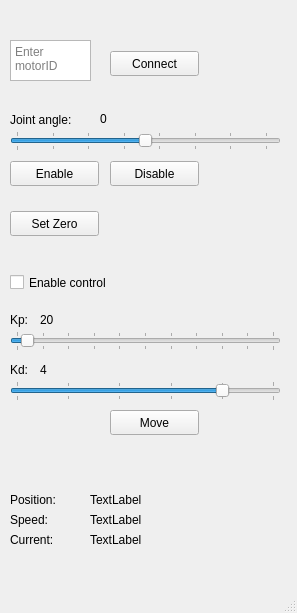
<?xml version="1.0" encoding="UTF-8"?>
<ui version="4.0">
 <class>MainWindow</class>
 <widget class="QMainWindow" name="MainWindow">
  <property name="geometry">
   <rect>
    <x>0</x>
    <y>0</y>
    <width>297</width>
    <height>613</height>
   </rect>
  </property>
  <property name="windowTitle">
   <string>MainWindow</string>
  </property>
  <widget class="QWidget" name="centralwidget">
   <widget class="QSlider" name="sliderj1">
    <property name="geometry">
     <rect>
      <x>10</x>
      <y>131</y>
      <width>271</width>
      <height>20</height>
     </rect>
    </property>
    <property name="minimum">
     <number>-180</number>
    </property>
    <property name="maximum">
     <number>180</number>
    </property>
    <property name="singleStep">
     <number>2</number>
    </property>
    <property name="pageStep">
     <number>50</number>
    </property>
    <property name="tracking">
     <bool>true</bool>
    </property>
    <property name="orientation">
     <enum>Qt::Horizontal</enum>
    </property>
    <property name="invertedAppearance">
     <bool>false</bool>
    </property>
    <property name="invertedControls">
     <bool>false</bool>
    </property>
    <property name="tickPosition">
     <enum>QSlider::TicksBothSides</enum>
    </property>
    <property name="tickInterval">
     <number>50</number>
    </property>
   </widget>
   <widget class="QLabel" name="setj1">
    <property name="geometry">
     <rect>
      <x>100</x>
      <y>110</y>
      <width>31</width>
      <height>17</height>
     </rect>
    </property>
    <property name="text">
     <string>0</string>
    </property>
   </widget>
   <widget class="QPushButton" name="setZero">
    <property name="geometry">
     <rect>
      <x>10</x>
      <y>211</y>
      <width>89</width>
      <height>25</height>
     </rect>
    </property>
    <property name="text">
     <string>Set Zero</string>
    </property>
   </widget>
   <widget class="QPushButton" name="enable">
    <property name="geometry">
     <rect>
      <x>10</x>
      <y>161</y>
      <width>89</width>
      <height>25</height>
     </rect>
    </property>
    <property name="text">
     <string>Enable</string>
    </property>
   </widget>
   <widget class="QPushButton" name="disable">
    <property name="geometry">
     <rect>
      <x>110</x>
      <y>161</y>
      <width>89</width>
      <height>25</height>
     </rect>
    </property>
    <property name="text">
     <string>Disable</string>
    </property>
   </widget>
   <widget class="QLabel" name="label_45">
    <property name="geometry">
     <rect>
      <x>10</x>
      <y>511</y>
      <width>67</width>
      <height>17</height>
     </rect>
    </property>
    <property name="text">
     <string>Speed:</string>
    </property>
   </widget>
   <widget class="QLabel" name="ui_vel">
    <property name="geometry">
     <rect>
      <x>90</x>
      <y>511</y>
      <width>67</width>
      <height>17</height>
     </rect>
    </property>
    <property name="text">
     <string>TextLabel</string>
    </property>
   </widget>
   <widget class="QLabel" name="ui_pos">
    <property name="geometry">
     <rect>
      <x>90</x>
      <y>491</y>
      <width>67</width>
      <height>17</height>
     </rect>
    </property>
    <property name="text">
     <string>TextLabel</string>
    </property>
   </widget>
   <widget class="QLabel" name="label_42">
    <property name="geometry">
     <rect>
      <x>10</x>
      <y>531</y>
      <width>67</width>
      <height>17</height>
     </rect>
    </property>
    <property name="text">
     <string>Current:</string>
    </property>
   </widget>
   <widget class="QLabel" name="ui_tau">
    <property name="geometry">
     <rect>
      <x>90</x>
      <y>531</y>
      <width>67</width>
      <height>17</height>
     </rect>
    </property>
    <property name="text">
     <string>TextLabel</string>
    </property>
   </widget>
   <widget class="QLabel" name="label_44">
    <property name="geometry">
     <rect>
      <x>10</x>
      <y>491</y>
      <width>67</width>
      <height>17</height>
     </rect>
    </property>
    <property name="text">
     <string>Position:</string>
    </property>
   </widget>
   <widget class="QCheckBox" name="enableControl">
    <property name="geometry">
     <rect>
      <x>10</x>
      <y>271</y>
      <width>131</width>
      <height>23</height>
     </rect>
    </property>
    <property name="text">
     <string>Enable control</string>
    </property>
   </widget>
   <widget class="QPushButton" name="sendControl">
    <property name="geometry">
     <rect>
      <x>110</x>
      <y>410</y>
      <width>89</width>
      <height>25</height>
     </rect>
    </property>
    <property name="text">
     <string>Move</string>
    </property>
   </widget>
   <widget class="QLabel" name="label_46">
    <property name="geometry">
     <rect>
      <x>10</x>
      <y>111</y>
      <width>91</width>
      <height>17</height>
     </rect>
    </property>
    <property name="text">
     <string>Joint angle:</string>
    </property>
   </widget>
   <widget class="QSlider" name="kpSlider">
    <property name="geometry">
     <rect>
      <x>10</x>
      <y>331</y>
      <width>271</width>
      <height>20</height>
     </rect>
    </property>
    <property name="minimum">
     <number>0</number>
    </property>
    <property name="maximum">
     <number>500</number>
    </property>
    <property name="singleStep">
     <number>10</number>
    </property>
    <property name="pageStep">
     <number>50</number>
    </property>
    <property name="sliderPosition">
     <number>20</number>
    </property>
    <property name="tracking">
     <bool>true</bool>
    </property>
    <property name="orientation">
     <enum>Qt::Horizontal</enum>
    </property>
    <property name="invertedAppearance">
     <bool>false</bool>
    </property>
    <property name="invertedControls">
     <bool>false</bool>
    </property>
    <property name="tickPosition">
     <enum>QSlider::TicksBothSides</enum>
    </property>
    <property name="tickInterval">
     <number>50</number>
    </property>
   </widget>
   <widget class="QLabel" name="label_47">
    <property name="geometry">
     <rect>
      <x>10</x>
      <y>311</y>
      <width>91</width>
      <height>17</height>
     </rect>
    </property>
    <property name="text">
     <string>Kp:</string>
    </property>
   </widget>
   <widget class="QSlider" name="kdSlider">
    <property name="geometry">
     <rect>
      <x>10</x>
      <y>381</y>
      <width>271</width>
      <height>20</height>
     </rect>
    </property>
    <property name="minimum">
     <number>0</number>
    </property>
    <property name="maximum">
     <number>5</number>
    </property>
    <property name="singleStep">
     <number>1</number>
    </property>
    <property name="pageStep">
     <number>5</number>
    </property>
    <property name="sliderPosition">
     <number>4</number>
    </property>
    <property name="tracking">
     <bool>true</bool>
    </property>
    <property name="orientation">
     <enum>Qt::Horizontal</enum>
    </property>
    <property name="invertedAppearance">
     <bool>false</bool>
    </property>
    <property name="invertedControls">
     <bool>false</bool>
    </property>
    <property name="tickPosition">
     <enum>QSlider::TicksBothSides</enum>
    </property>
    <property name="tickInterval">
     <number>1</number>
    </property>
   </widget>
   <widget class="QLabel" name="label_48">
    <property name="geometry">
     <rect>
      <x>10</x>
      <y>361</y>
      <width>91</width>
      <height>17</height>
     </rect>
    </property>
    <property name="text">
     <string>Kd:</string>
    </property>
   </widget>
   <widget class="QLabel" name="setKp">
    <property name="geometry">
     <rect>
      <x>40</x>
      <y>310</y>
      <width>31</width>
      <height>20</height>
     </rect>
    </property>
    <property name="text">
     <string>20</string>
    </property>
   </widget>
   <widget class="QLabel" name="setKd">
    <property name="geometry">
     <rect>
      <x>40</x>
      <y>360</y>
      <width>31</width>
      <height>20</height>
     </rect>
    </property>
    <property name="text">
     <string>4</string>
    </property>
   </widget>
   <widget class="QPushButton" name="motor_connect">
    <property name="geometry">
     <rect>
      <x>110</x>
      <y>51</y>
      <width>89</width>
      <height>25</height>
     </rect>
    </property>
    <property name="text">
     <string>Connect</string>
    </property>
   </widget>
   <widget class="QTextEdit" name="motorID_input">
    <property name="geometry">
     <rect>
      <x>10</x>
      <y>40</y>
      <width>81</width>
      <height>41</height>
     </rect>
    </property>
    <property name="placeholderText">
     <string>Enter motorID</string>
    </property>
   </widget>
  </widget>
  <widget class="QMenuBar" name="menubar">
   <property name="geometry">
    <rect>
     <x>0</x>
     <y>0</y>
     <width>297</width>
     <height>22</height>
    </rect>
   </property>
  </widget>
  <widget class="QStatusBar" name="statusbar"/>
 </widget>
 <resources/>
 <connections>
  <connection>
   <sender>sliderj1</sender>
   <signal>valueChanged(int)</signal>
   <receiver>setj1</receiver>
   <slot>setNum(int)</slot>
   <hints>
    <hint type="sourcelabel">
     <x>575</x>
     <y>91</y>
    </hint>
    <hint type="destinationlabel">
     <x>745</x>
     <y>90</y>
    </hint>
   </hints>
  </connection>
  <connection>
   <sender>kpSlider</sender>
   <signal>valueChanged(int)</signal>
   <receiver>setKp</receiver>
   <slot>setNum(int)</slot>
   <hints>
    <hint type="sourcelabel">
     <x>215</x>
     <y>291</y>
    </hint>
    <hint type="destinationlabel">
     <x>375</x>
     <y>291</y>
    </hint>
   </hints>
  </connection>
  <connection>
   <sender>kdSlider</sender>
   <signal>valueChanged(int)</signal>
   <receiver>setKd</receiver>
   <slot>setNum(int)</slot>
   <hints>
    <hint type="sourcelabel">
     <x>215</x>
     <y>341</y>
    </hint>
    <hint type="destinationlabel">
     <x>375</x>
     <y>341</y>
    </hint>
   </hints>
  </connection>
 </connections>
</ui>
